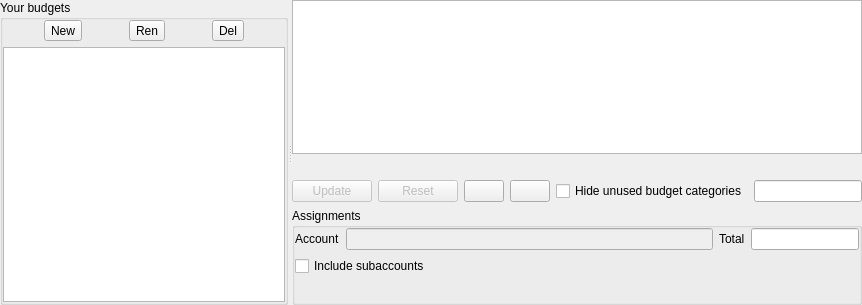
<?xml version="1.0" encoding="UTF-8"?>
<ui version="4.0">
 <class>KBudgetView</class>
 <widget class="QWidget" name="KBudgetView">
  <property name="geometry">
   <rect>
    <x>0</x>
    <y>0</y>
    <width>862</width>
    <height>305</height>
   </rect>
  </property>
  <property name="sizePolicy">
   <sizepolicy hsizetype="Expanding" vsizetype="Expanding">
    <horstretch>1</horstretch>
    <verstretch>1</verstretch>
   </sizepolicy>
  </property>
  <property name="focusPolicy">
   <enum>Qt::TabFocus</enum>
  </property>
  <layout class="QVBoxLayout" name="verticalLayout_2">
   <item>
    <widget class="QSplitter" name="m_splitter">
     <property name="orientation">
      <enum>Qt::Horizontal</enum>
     </property>
     <property name="childrenCollapsible">
      <bool>false</bool>
     </property>
     <widget class="QGroupBox" name="groupBox1">
      <property name="sizePolicy">
       <sizepolicy hsizetype="Expanding" vsizetype="Expanding">
        <horstretch>1</horstretch>
        <verstretch>1</verstretch>
       </sizepolicy>
      </property>
      <property name="title">
       <string>Your budgets</string>
      </property>
      <layout class="QVBoxLayout">
       <item>
        <layout class="QHBoxLayout">
         <item>
          <widget class="QToolButton" name="m_newButton">
           <property name="text">
            <string comment="New budget button">New</string>
           </property>
          </widget>
         </item>
         <item>
          <widget class="QToolButton" name="m_renameButton">
           <property name="text">
            <string comment="Rename budget button">Ren</string>
           </property>
          </widget>
         </item>
         <item>
          <widget class="QToolButton" name="m_deleteButton">
           <property name="text">
            <string comment="Delete budget button">Del</string>
           </property>
          </widget>
         </item>
        </layout>
       </item>
       <item>
        <widget class="KMMEmptyTableView" name="m_budgetList">
         <property name="alternatingRowColors">
          <bool>true</bool>
         </property>
         <property name="selectionMode">
          <enum>QAbstractItemView::SingleSelection</enum>
         </property>
         <property name="selectionBehavior">
          <enum>QAbstractItemView::SelectRows</enum>
         </property>
         <property name="sortingEnabled">
          <bool>true</bool>
         </property>
         <attribute name="horizontalHeaderStretchLastSection">
          <bool>true</bool>
         </attribute>
         <attribute name="verticalHeaderVisible">
          <bool>false</bool>
         </attribute>
        </widget>
       </item>
      </layout>
     </widget>
     <widget class="QWidget" name="layoutWidget">
      <layout class="QVBoxLayout" name="verticalLayout">
       <item>
        <widget class="KMyMoneyAccountTreeView" name="m_accountTree"/>
       </item>
       <item>
        <widget class="QLabel" name="m_balanceLabel">
         <property name="textFormat">
          <enum>Qt::RichText</enum>
         </property>
         <property name="alignment">
          <set>Qt::AlignRight|Qt::AlignTrailing|Qt::AlignVCenter</set>
         </property>
        </widget>
       </item>
       <item>
        <layout class="QHBoxLayout" name="horizontalLayout">
         <item>
          <widget class="QPushButton" name="m_updateButton">
           <property name="enabled">
            <bool>false</bool>
           </property>
           <property name="toolTip">
            <string>Accepts the entered values and stores the budget.</string>
           </property>
           <property name="whatsThis">
            <string>Use this to store the modified data.</string>
           </property>
           <property name="text">
            <string>Update</string>
           </property>
           <property name="shortcut">
            <string/>
           </property>
          </widget>
         </item>
         <item>
          <widget class="QPushButton" name="m_resetButton">
           <property name="enabled">
            <bool>false</bool>
           </property>
           <property name="toolTip">
            <string>Revert budget to last saved state.</string>
           </property>
           <property name="whatsThis">
            <string>Use this to discard the modified data.</string>
           </property>
           <property name="text">
            <string>Reset</string>
           </property>
           <property name="shortcut">
            <string/>
           </property>
          </widget>
         </item>
         <item>
          <widget class="QPushButton" name="m_collapseButton">
           <property name="toolTip">
            <string>Collapse the items of the account tree</string>
           </property>
          </widget>
         </item>
         <item>
          <widget class="QPushButton" name="m_expandButton">
           <property name="toolTip">
            <string>Expand the items of the account tree</string>
           </property>
          </widget>
         </item>
         <item>
          <widget class="QCheckBox" name="m_hideUnusedButton">
           <property name="text">
            <string>Hide unused budget categories</string>
           </property>
          </widget>
         </item>
         <item>
          <widget class="KLineEdit" name="m_searchWidget">
           <property name="showClearButton" stdset="0">
            <bool>true</bool>
           </property>
          </widget>
         </item>
        </layout>
       </item>
       <item>
        <widget class="QGroupBox" name="m_assignmentBox">
         <property name="sizePolicy">
          <sizepolicy hsizetype="Expanding" vsizetype="Preferred">
           <horstretch>5</horstretch>
           <verstretch>0</verstretch>
          </sizepolicy>
         </property>
         <property name="title">
          <string>Assignments</string>
         </property>
         <layout class="QVBoxLayout">
          <item>
           <layout class="QHBoxLayout">
            <item>
             <widget class="QLabel" name="textLabel3">
              <property name="text">
               <string>Account</string>
              </property>
              <property name="wordWrap">
               <bool>false</bool>
              </property>
             </widget>
            </item>
            <item>
             <widget class="KLineEdit" name="m_leAccounts">
              <property name="enabled">
               <bool>false</bool>
              </property>
              <property name="sizePolicy">
               <sizepolicy hsizetype="Expanding" vsizetype="Fixed">
                <horstretch>1</horstretch>
                <verstretch>0</verstretch>
               </sizepolicy>
              </property>
              <property name="focusPolicy">
               <enum>Qt::NoFocus</enum>
              </property>
             </widget>
            </item>
            <item>
             <widget class="QLabel" name="textLabel1">
              <property name="text">
               <string comment="Budget total">Total</string>
              </property>
              <property name="wordWrap">
               <bool>false</bool>
              </property>
             </widget>
            </item>
            <item>
             <widget class="AmountEdit" name="m_accountTotal">
              <property name="focusPolicy">
               <enum>Qt::NoFocus</enum>
              </property>
              <property name="readOnly">
               <bool>true</bool>
              </property>
              <property name="calculatorButtonVisibility" stdset="0">
               <bool>false</bool>
              </property>
              <property name="resetButtonVisibility" stdset="0">
               <bool>false</bool>
              </property>
             </widget>
            </item>
           </layout>
          </item>
          <item>
           <widget class="QCheckBox" name="m_cbBudgetSubaccounts">
            <property name="text">
             <string>Include subaccounts</string>
            </property>
           </widget>
          </item>
          <item>
           <layout class="QHBoxLayout">
            <item>
             <widget class="KBudgetValues" name="m_budgetValue" native="true"/>
            </item>
            <item>
             <spacer name="spacer2">
              <property name="orientation">
               <enum>Qt::Horizontal</enum>
              </property>
              <property name="sizeType">
               <enum>QSizePolicy::Expanding</enum>
              </property>
              <property name="sizeHint" stdset="0">
               <size>
                <width>21</width>
                <height>20</height>
               </size>
              </property>
             </spacer>
            </item>
           </layout>
          </item>
         </layout>
        </widget>
       </item>
      </layout>
     </widget>
    </widget>
   </item>
  </layout>
 </widget>
 <layoutdefault spacing="6" margin="0"/>
 <customwidgets>
  <customwidget>
   <class>KLineEdit</class>
   <extends>QLineEdit</extends>
   <header>klineedit.h</header>
  </customwidget>
  <customwidget>
   <class>KMyMoneyAccountTreeView</class>
   <extends>QTreeView</extends>
   <header>kmymoneyaccounttreeview.h</header>
  </customwidget>
  <customwidget>
   <class>AmountEdit</class>
   <extends>QLineEdit</extends>
   <header location="global">amountedit.h</header>
  </customwidget>
  <customwidget>
   <class>KBudgetValues</class>
   <extends>QWidget</extends>
   <header>kbudgetvalues.h</header>
  </customwidget>
  <customwidget>
   <class>KMMEmptyTableView</class>
   <extends>QTableView</extends>
   <header>kmmemptyview.h</header>
  </customwidget>
 </customwidgets>
 <resources/>
 <connections>
  <connection>
   <sender>m_collapseButton</sender>
   <signal>clicked()</signal>
   <receiver>m_accountTree</receiver>
   <slot>collapseAll()</slot>
   <hints>
    <hint type="sourcelabel">
     <x>494</x>
     <y>138</y>
    </hint>
    <hint type="destinationlabel">
     <x>561</x>
     <y>48</y>
    </hint>
   </hints>
  </connection>
  <connection>
   <sender>m_expandButton</sender>
   <signal>clicked()</signal>
   <receiver>m_accountTree</receiver>
   <slot>expandAll()</slot>
   <hints>
    <hint type="sourcelabel">
     <x>547</x>
     <y>138</y>
    </hint>
    <hint type="destinationlabel">
     <x>561</x>
     <y>48</y>
    </hint>
   </hints>
  </connection>
 </connections>
</ui>
